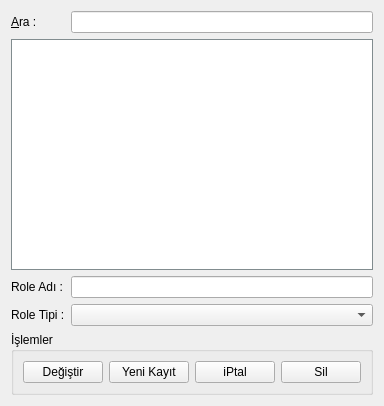
<ui version="4.0" >
 <class>FormRoleler</class>
 <widget class="QWidget" name="FormRoleler" >
  <property name="geometry" >
   <rect>
    <x>0</x>
    <y>0</y>
    <width>377</width>
    <height>406</height>
   </rect>
  </property>
  <property name="windowTitle" >
   <string>Roleler</string>
  </property>
  <property name="autoFillBackground" >
   <bool>true</bool>
  </property>
  <layout class="QGridLayout" >
   <item row="0" column="0" >
    <widget class="QLabel" name="label_3" >
     <property name="text" >
      <string>&amp;Ara :</string>
     </property>
     <property name="buddy" >
      <cstring>arama_kutusu</cstring>
     </property>
    </widget>
   </item>
   <item row="0" column="1" >
    <widget class="QLineEdit" name="arama_kutusu" />
   </item>
   <item row="1" column="0" colspan="2" >
    <widget class="QTableView" name="tablo" >
     <property name="palette" >
      <palette>
       <active>
        <colorrole role="WindowText" >
         <brush brushstyle="SolidPattern" >
          <color alpha="255" >
           <red>0</red>
           <green>0</green>
           <blue>0</blue>
          </color>
         </brush>
        </colorrole>
        <colorrole role="Button" >
         <brush brushstyle="SolidPattern" >
          <color alpha="255" >
           <red>167</red>
           <green>181</green>
           <blue>186</blue>
          </color>
         </brush>
        </colorrole>
        <colorrole role="Light" >
         <brush brushstyle="SolidPattern" >
          <color alpha="255" >
           <red>253</red>
           <green>255</green>
           <blue>255</blue>
          </color>
         </brush>
        </colorrole>
        <colorrole role="Midlight" >
         <brush brushstyle="SolidPattern" >
          <color alpha="255" >
           <red>210</red>
           <green>218</green>
           <blue>220</blue>
          </color>
         </brush>
        </colorrole>
        <colorrole role="Dark" >
         <brush brushstyle="SolidPattern" >
          <color alpha="255" >
           <red>83</red>
           <green>90</green>
           <blue>93</blue>
          </color>
         </brush>
        </colorrole>
        <colorrole role="Mid" >
         <brush brushstyle="SolidPattern" >
          <color alpha="255" >
           <red>111</red>
           <green>121</green>
           <blue>124</blue>
          </color>
         </brush>
        </colorrole>
        <colorrole role="Text" >
         <brush brushstyle="SolidPattern" >
          <color alpha="255" >
           <red>0</red>
           <green>0</green>
           <blue>0</blue>
          </color>
         </brush>
        </colorrole>
        <colorrole role="BrightText" >
         <brush brushstyle="SolidPattern" >
          <color alpha="255" >
           <red>255</red>
           <green>255</green>
           <blue>255</blue>
          </color>
         </brush>
        </colorrole>
        <colorrole role="ButtonText" >
         <brush brushstyle="SolidPattern" >
          <color alpha="255" >
           <red>0</red>
           <green>0</green>
           <blue>0</blue>
          </color>
         </brush>
        </colorrole>
        <colorrole role="Base" >
         <brush brushstyle="SolidPattern" >
          <color alpha="255" >
           <red>255</red>
           <green>255</green>
           <blue>255</blue>
          </color>
         </brush>
        </colorrole>
        <colorrole role="Window" >
         <brush brushstyle="SolidPattern" >
          <color alpha="255" >
           <red>167</red>
           <green>181</green>
           <blue>186</blue>
          </color>
         </brush>
        </colorrole>
        <colorrole role="Shadow" >
         <brush brushstyle="SolidPattern" >
          <color alpha="255" >
           <red>0</red>
           <green>0</green>
           <blue>0</blue>
          </color>
         </brush>
        </colorrole>
        <colorrole role="AlternateBase" >
         <brush brushstyle="SolidPattern" >
          <color alpha="255" >
           <red>211</red>
           <green>218</green>
           <blue>220</blue>
          </color>
         </brush>
        </colorrole>
       </active>
       <inactive>
        <colorrole role="WindowText" >
         <brush brushstyle="SolidPattern" >
          <color alpha="255" >
           <red>0</red>
           <green>0</green>
           <blue>0</blue>
          </color>
         </brush>
        </colorrole>
        <colorrole role="Button" >
         <brush brushstyle="SolidPattern" >
          <color alpha="255" >
           <red>167</red>
           <green>181</green>
           <blue>186</blue>
          </color>
         </brush>
        </colorrole>
        <colorrole role="Light" >
         <brush brushstyle="SolidPattern" >
          <color alpha="255" >
           <red>253</red>
           <green>255</green>
           <blue>255</blue>
          </color>
         </brush>
        </colorrole>
        <colorrole role="Midlight" >
         <brush brushstyle="SolidPattern" >
          <color alpha="255" >
           <red>210</red>
           <green>218</green>
           <blue>220</blue>
          </color>
         </brush>
        </colorrole>
        <colorrole role="Dark" >
         <brush brushstyle="SolidPattern" >
          <color alpha="255" >
           <red>83</red>
           <green>90</green>
           <blue>93</blue>
          </color>
         </brush>
        </colorrole>
        <colorrole role="Mid" >
         <brush brushstyle="SolidPattern" >
          <color alpha="255" >
           <red>111</red>
           <green>121</green>
           <blue>124</blue>
          </color>
         </brush>
        </colorrole>
        <colorrole role="Text" >
         <brush brushstyle="SolidPattern" >
          <color alpha="255" >
           <red>0</red>
           <green>0</green>
           <blue>0</blue>
          </color>
         </brush>
        </colorrole>
        <colorrole role="BrightText" >
         <brush brushstyle="SolidPattern" >
          <color alpha="255" >
           <red>255</red>
           <green>255</green>
           <blue>255</blue>
          </color>
         </brush>
        </colorrole>
        <colorrole role="ButtonText" >
         <brush brushstyle="SolidPattern" >
          <color alpha="255" >
           <red>0</red>
           <green>0</green>
           <blue>0</blue>
          </color>
         </brush>
        </colorrole>
        <colorrole role="Base" >
         <brush brushstyle="SolidPattern" >
          <color alpha="255" >
           <red>255</red>
           <green>255</green>
           <blue>255</blue>
          </color>
         </brush>
        </colorrole>
        <colorrole role="Window" >
         <brush brushstyle="SolidPattern" >
          <color alpha="255" >
           <red>167</red>
           <green>181</green>
           <blue>186</blue>
          </color>
         </brush>
        </colorrole>
        <colorrole role="Shadow" >
         <brush brushstyle="SolidPattern" >
          <color alpha="255" >
           <red>0</red>
           <green>0</green>
           <blue>0</blue>
          </color>
         </brush>
        </colorrole>
        <colorrole role="AlternateBase" >
         <brush brushstyle="SolidPattern" >
          <color alpha="255" >
           <red>211</red>
           <green>218</green>
           <blue>220</blue>
          </color>
         </brush>
        </colorrole>
       </inactive>
       <disabled>
        <colorrole role="WindowText" >
         <brush brushstyle="SolidPattern" >
          <color alpha="255" >
           <red>83</red>
           <green>90</green>
           <blue>93</blue>
          </color>
         </brush>
        </colorrole>
        <colorrole role="Button" >
         <brush brushstyle="SolidPattern" >
          <color alpha="255" >
           <red>167</red>
           <green>181</green>
           <blue>186</blue>
          </color>
         </brush>
        </colorrole>
        <colorrole role="Light" >
         <brush brushstyle="SolidPattern" >
          <color alpha="255" >
           <red>253</red>
           <green>255</green>
           <blue>255</blue>
          </color>
         </brush>
        </colorrole>
        <colorrole role="Midlight" >
         <brush brushstyle="SolidPattern" >
          <color alpha="255" >
           <red>210</red>
           <green>218</green>
           <blue>220</blue>
          </color>
         </brush>
        </colorrole>
        <colorrole role="Dark" >
         <brush brushstyle="SolidPattern" >
          <color alpha="255" >
           <red>83</red>
           <green>90</green>
           <blue>93</blue>
          </color>
         </brush>
        </colorrole>
        <colorrole role="Mid" >
         <brush brushstyle="SolidPattern" >
          <color alpha="255" >
           <red>111</red>
           <green>121</green>
           <blue>124</blue>
          </color>
         </brush>
        </colorrole>
        <colorrole role="Text" >
         <brush brushstyle="SolidPattern" >
          <color alpha="255" >
           <red>83</red>
           <green>90</green>
           <blue>93</blue>
          </color>
         </brush>
        </colorrole>
        <colorrole role="BrightText" >
         <brush brushstyle="SolidPattern" >
          <color alpha="255" >
           <red>255</red>
           <green>255</green>
           <blue>255</blue>
          </color>
         </brush>
        </colorrole>
        <colorrole role="ButtonText" >
         <brush brushstyle="SolidPattern" >
          <color alpha="255" >
           <red>83</red>
           <green>90</green>
           <blue>93</blue>
          </color>
         </brush>
        </colorrole>
        <colorrole role="Base" >
         <brush brushstyle="SolidPattern" >
          <color alpha="255" >
           <red>167</red>
           <green>181</green>
           <blue>186</blue>
          </color>
         </brush>
        </colorrole>
        <colorrole role="Window" >
         <brush brushstyle="SolidPattern" >
          <color alpha="255" >
           <red>167</red>
           <green>181</green>
           <blue>186</blue>
          </color>
         </brush>
        </colorrole>
        <colorrole role="Shadow" >
         <brush brushstyle="SolidPattern" >
          <color alpha="255" >
           <red>0</red>
           <green>0</green>
           <blue>0</blue>
          </color>
         </brush>
        </colorrole>
        <colorrole role="AlternateBase" >
         <brush brushstyle="SolidPattern" >
          <color alpha="255" >
           <red>167</red>
           <green>181</green>
           <blue>186</blue>
          </color>
         </brush>
        </colorrole>
       </disabled>
      </palette>
     </property>
     <property name="mouseTracking" >
      <bool>true</bool>
     </property>
     <property name="focusPolicy" >
      <enum>Qt::ClickFocus</enum>
     </property>
     <property name="contextMenuPolicy" >
      <enum>Qt::ActionsContextMenu</enum>
     </property>
     <property name="acceptDrops" >
      <bool>false</bool>
     </property>
     <property name="frameShape" >
      <enum>QFrame::StyledPanel</enum>
     </property>
     <property name="frameShadow" >
      <enum>QFrame::Sunken</enum>
     </property>
     <property name="editTriggers" >
      <set>QAbstractItemView::AllEditTriggers</set>
     </property>
     <property name="tabKeyNavigation" >
      <bool>false</bool>
     </property>
     <property name="alternatingRowColors" >
      <bool>true</bool>
     </property>
     <property name="selectionMode" >
      <enum>QAbstractItemView::SingleSelection</enum>
     </property>
     <property name="selectionBehavior" >
      <enum>QAbstractItemView::SelectRows</enum>
     </property>
     <property name="gridStyle" >
      <enum>Qt::DashLine</enum>
     </property>
     <property name="sortingEnabled" >
      <bool>true</bool>
     </property>
    </widget>
   </item>
   <item row="2" column="0" >
    <widget class="QLabel" name="label" >
     <property name="text" >
      <string>Role Adı :</string>
     </property>
     <property name="buddy" >
      <cstring>LeRoleAd</cstring>
     </property>
    </widget>
   </item>
   <item row="2" column="1" >
    <widget class="QLineEdit" name="LeRoleAd" />
   </item>
   <item row="3" column="0" >
    <widget class="QLabel" name="label_2" >
     <property name="text" >
      <string>Role Tipi :</string>
     </property>
    </widget>
   </item>
   <item row="4" column="0" colspan="2" >
    <widget class="QGroupBox" name="groupBox" >
     <property name="title" >
      <string>İşlemler</string>
     </property>
     <layout class="QGridLayout" >
      <property name="leftMargin" >
       <number>9</number>
      </property>
      <property name="topMargin" >
       <number>9</number>
      </property>
      <property name="rightMargin" >
       <number>9</number>
      </property>
      <property name="bottomMargin" >
       <number>9</number>
      </property>
      <property name="horizontalSpacing" >
       <number>6</number>
      </property>
      <property name="verticalSpacing" >
       <number>6</number>
      </property>
      <item row="0" column="0" >
       <widget class="QPushButton" name="pBDegistir" >
        <property name="text" >
         <string>Değiştir</string>
        </property>
        <property name="icon" >
         <iconset resource="ikon.qrc" >:/ikonlar/cnr-update.png</iconset>
        </property>
       </widget>
      </item>
      <item row="0" column="2" >
       <widget class="QPushButton" name="pBiptal" >
        <property name="text" >
         <string>iPtal</string>
        </property>
        <property name="icon" >
         <iconset resource="ikon.qrc" >:/ikonlar/edit_remove.png</iconset>
        </property>
       </widget>
      </item>
      <item row="0" column="3" >
       <widget class="QPushButton" name="pBSil" >
        <property name="text" >
         <string>Sil</string>
        </property>
        <property name="icon" >
         <iconset resource="ikon.qrc" >:/ikonlar/eraser.png</iconset>
        </property>
       </widget>
      </item>
      <item row="0" column="1" >
       <widget class="QPushButton" name="pBKaydet" >
        <property name="text" >
         <string>Yeni Kayıt</string>
        </property>
        <property name="icon" >
         <iconset resource="ikon.qrc" >:/ikonlar/filesaveas.png</iconset>
        </property>
       </widget>
      </item>
     </layout>
    </widget>
   </item>
   <item row="3" column="1" >
    <widget class="QComboBox" name="CbRoleTipi" />
   </item>
  </layout>
  <action name="actionSil" >
   <property name="icon" >
    <iconset resource="ikon.qrc" >:/ikonlar/eraser.png</iconset>
   </property>
   <property name="text" >
    <string>sil</string>
   </property>
  </action>
 </widget>
 <tabstops>
  <tabstop>arama_kutusu</tabstop>
  <tabstop>tablo</tabstop>
  <tabstop>LeRoleAd</tabstop>
  <tabstop>pBDegistir</tabstop>
  <tabstop>pBKaydet</tabstop>
  <tabstop>pBiptal</tabstop>
  <tabstop>pBSil</tabstop>
 </tabstops>
 <resources>
  <include location="ikon.qrc" />
 </resources>
 <connections/>
</ui>
